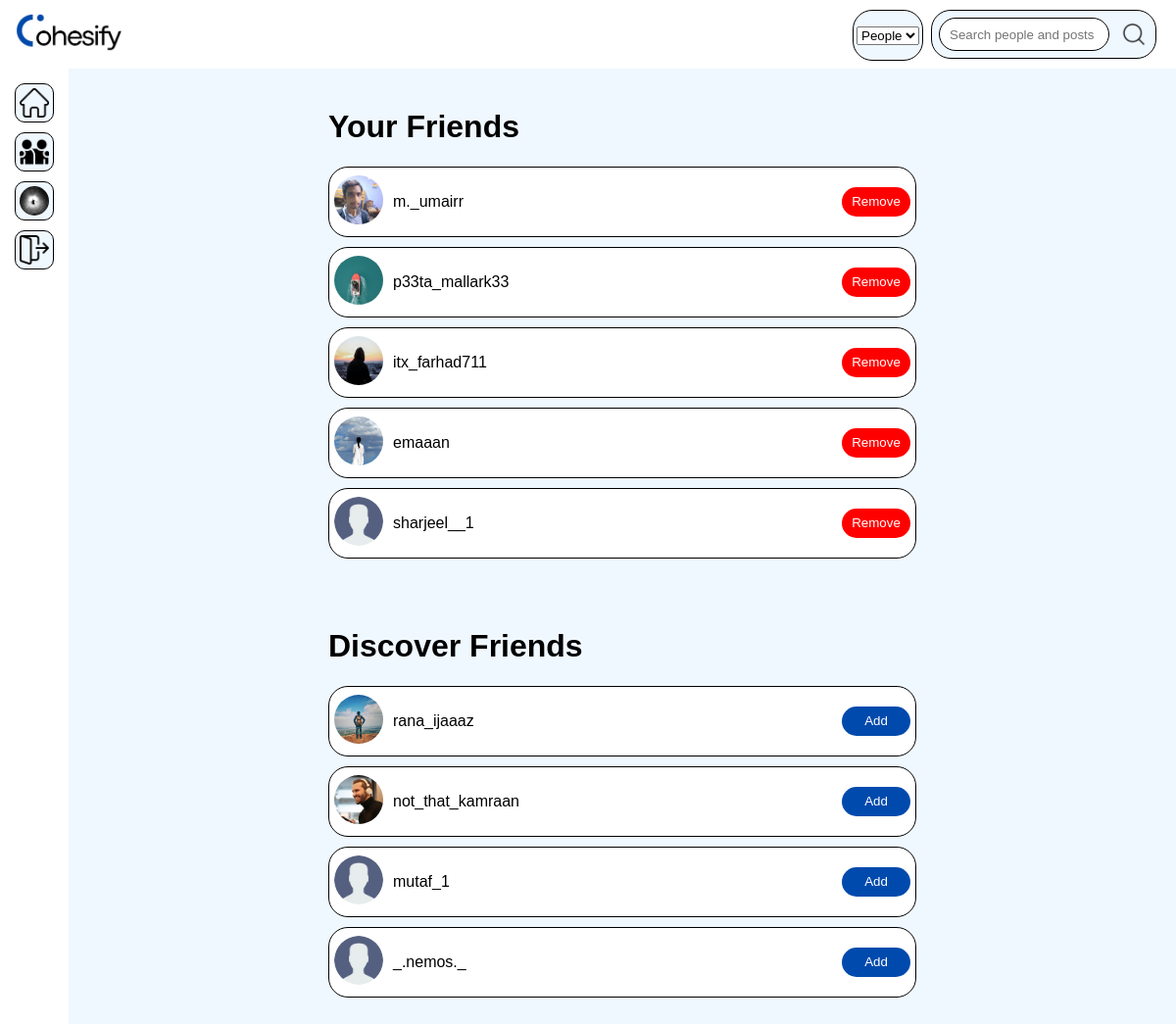
Page /friends/ (signed in) on the committed database.
### cohesify/models.py (models this page shows, shortened)
class User(AbstractUser):
    friends = models.ManyToManyField("self", symmetrical=True, blank=True)
    profile_picture = models.ImageField(
        upload_to="cohesify/profile_pictures/",
        default="cohesify/default_content/default_profile_picture.png",
        blank=True
    )
    @property
    def trimmed_firstname(self):
        name = self.first_name
        if len(name) > 5:
            name = self.first_name[:5] + "..."
        return name

### cohesify/views.py (the view, shortened to what this page needs)
# urls.py: path("friends/", views.friends, name="friends"),
@login_required(login_url="login")
def friends(request):
    all_users = models.User.objects.all()
    friends_arr = request.user.friends.all()
    to_discover = []
    for u in all_users:
        if u.username != request.user.username:
            if u not in friends_arr:
                to_discover.append(u)
    if request.method == "GET":
        sorting_value = request.GET.get("filter")
        if sorting_value == "ascending":
            friends_arr = request.user.friends.order_by("username")
            sorting.quick_sort(to_discover, 0, len(to_discover) - 1) # quicksort
        elif sorting_value == "descending":
            friends_arr = request.user.friends.order_by("-username")
            sorting.quick_sort_descending(to_discover, 0, len(to_discover) - 1) # quicksort
    return render(request, "cohesify/friends.html", {
        "friends_selected": True,
        "friends": friends_arr,
        "to_discover": to_discover
    })

### cohesify/templates/cohesify/friends.html (shortened to what this page needs)
{% extends "cohesify/layout.html" %}
{% block body %}
<div id="screen">
    {% if friends %}
        <div id="friends-container">
            <h1>Your Friends&nbsp;&nbsp;&nbsp;&nbsp;&nbsp;&nbsp;&nbsp;</h1>
            <div>
                {% for friend in friends %}
                    <div class="user-card">
                        <div class="profile-picture">
                            <img src="{{ friend.profile_picture.url }}" alt="Pic">
                        </div>
                        <div class="username">{{ friend.username }}</div>
                        <form action="{% url 'friends' %}" method="post">
                            <input id="remove_friend_button" class="remove_friend_button" type="submit" value="Remove">
                        </form>
                    </div>
                {% endfor %}
            </div>
        </div>
    {% endif %}
    <div id="discover-container">
        <h1>Discover Friends</h1>
        <div>
            {% for u in to_discover %}
                <div class="user-card">
                    <div class="profile-picture">
                        <img src="{{ u.profile_picture.url }}" alt="Pic">
                    </div>
                    <div class="username">{{ u.username }}</div>
                    <form action="{% url 'friends' %}" method="post">
                            <input type="submit" value="Add" id="add_friend_button" class="add_friend_button">
                    </form>
                </div>
            {% endfor %}
        </div>
    </div>
</div>
{% endblock %}

### cohesify/templates/cohesify/layout.html (shortened to what this page needs)
{% load static %}
<!DOCTYPE html>
<html>
    <head>
        <link rel="stylesheet" href="{% static 'cohesify/css/styles.css' %}">
    </head>
    <body>
        <div id="main-container">
            <div id="header-bar">
                <div id="logo" data-redirect-link="{% url 'index' %}">
                    <img src="{% static 'cohesify/images/cohesify_icon.png' %}" alt="Cohesify">
                </div>
                <div></div>
                <div id="filter-div">
                    {% if friends_selected %}
                        <form id="filter_form" action="{% url 'friends' %}">
                            <select name="filter">
                                <option value="">People</option>
                            </select>
                        </form>
                    {% endif %}
                </div>
                <div id="search-bar">
                    <form action="{% url 'search' %}">
                        <input id="search_bar_keyword" type="text" name="keyword" placeholder="Search people and posts">
                        <button id="search_bar_submit" type="submit">
                            {% if search_selected %}
                                <img src="{% static 'cohesify/images/search_selected_icon.png' %}" alt="Search">
                            {% else %}
                                <img src="{% static 'cohesify/images/search_icon.png' %}" alt="Search">
                            {% endif %}
                        </button>
                    </form>
                </div>
            </div>
            <div class="content">
                <div id="side-bar">
                    <div id="button-section">
                        <button class="side-bar-button" id="home_button" data-redirect-link="{% url 'index' %}">
                            {% if home_selected %}
                                <img src="{% static 'cohesify/images/home_selected_icon.png' %}" alt="Home">
                            {% else %}
                                <img src="{% static 'cohesify/images/home_icon.png' %}" alt="Home">
                            {% endif %}
                        </button>
                        <button class="side-bar-button" id="friends_button" data-redirect-link="{% url 'friends' %}">
                            {% if friends_selected %}
                                <img src="{% static 'cohesify/images/friends_selected_icon.png' %}" alt="Filter">
                            {% else %}
                                <img src="{% static 'cohesify/images/friends_icon.png' %}" alt="Friends">
                            {% endif %}
                        </button>
                        <button class="side-bar-button" id="profile_button" data-redirect-link="{% url 'profile' %}">
                            {% if profile_selected %}
                                <img src="{% static 'cohesify/images/profile_selected_icon.png' %}" alt="Profile">
                            {% else %}
                                <img class="side-bar-profile-pic" src="{{ user.profile_picture.url }}" alt="Profile">
                            {% endif %}
                        </button>
                        <button class="side-bar-button" id="logout_button" data-logout-url="{% url 'logout' %}">
                            <img src="{% static 'cohesify/images/logout_icon.png' %}" alt="Logout">
                        </button>
                    </div>
                </div>
                <div id="main-screen">
                    {% block body %}
                    {% endblock %}
                </div>
            </div>
        </div>
    </body>
</html>

### cohesify/static/cohesify/css/styles.css (style rules this page uses)
html, body { height: 100%; width: 100%; padding: 0px; margin: 0px; font-family: Arial; }
#main-container { width: 100%; min-height: 100vh; display: flex; flex-direction: column; }
#header-bar { position: sticky; top: 0; background-color: white; width: auto; height: 50px; display: grid; padding: 10px; padding-left: 20px; padding-right: 20px; }
#search-bar { border-radius: 20px; background-color: aliceblue; border: 1px solid black; display: flex; justify-content: center; align-items: center; }
#search-bar form { display: flex; justify-content: center; align-items: center; }
#search-bar input[type="text"] { width: 160px; height: 30px; border-radius: 20px; border: 1px solid black; margin-left: 10px; margin-right: 10px; padding-left: 10px; background-color: white; }
#search-bar button { width: 30px; margin-right: 10px; border-radius: 20px; border: none; display: flex; flex-wrap: wrap; justify-content: center; align-items: center; background-color: aliceblue; cursor: pointer; }
#search-bar img { width: 30px; height: 30px; }
#logo { justify-self: center; align-self: center; cursor: pointer; }
#logo > img { width: 110px; height: 40px; }
#filter_form, #filter_form option { height: 100%; border-radius: 20px; border: 1px solid black; background-color: aliceblue; display: flex; justify-content: center; align-items: center; cursor: pointer; }
.content { width: auto; flex: 1; background-color: aliceblue; display: grid; grid-template-columns: 70px auto; transition: grid-template-columns 0.3s ease; height: auto; }
#side-bar { padding-top: 5px; padding-right: 20px; padding-left: 20px; display: flex; flex-wrap: wrap; justify-content: center; background-color: white; }
#button-section { position: fixed; }
.side-bar-button { margin-top: 10px; margin-bottom: 10px; width: 40px; height: 40px; border-radius: 10px; background-color: aliceblue; border: 1px solid black; cursor: pointer; display: flex; justify-content: center; align-items: center; overflow: hidden; transition: width 0.3s ease; }
.side-bar-button > img { width: 30px; height: 30px; }
.side-bar-profile-pic { border-radius: 100%; }
.user-card { border: 1px solid black; height: 60px; display: grid; grid-template-columns: 60px auto 70px; margin-bottom: 10px; padding: 5px; align-items: center; background-color: white; border-radius: 20px; }
.user-card > div, .user-card > button { justify-content: center; align-items: center; }
.user-card input[type="submit"] { height: 30px; width: 70px; border-radius: 20px; border: none; cursor: pointer; }
.remove_friend_button { background-color: red; color: white; }
.add_friend_button { background-color: #004aad; color: white; }
.profile-picture > img { width: 50px; height: 50px; border-radius: 100%; }

### cohesify/templates/cohesify/friends.html (style rules this page uses)
#header-bar { grid-template-columns: 100px auto 80px 230px; }
#filter_form, #filter_form option { width: 70px; }
#screen { width: 100%; display: flex; flex-wrap: wrap; align-items: center; flex-direction: column; }
#friends-container, #discover-container { height: auto; border-radius: 20px; padding: 10px; margin-top: 10px; margin-bottom: 10px; }
@media (min-width: 900px) { #friends-container, #discover-container { width: 600px; } }

### rows in the picture
User: profile_picture (picture)
User: profile_picture (picture), username "m._umairr"
User: profile_picture (picture), username "p33ta_mallark33"
User: profile_picture (picture), username "itx_farhad711"
User: profile_picture (picture), username "emaaan"
User: profile_picture (placeholder picture), username "sharjeel__1"
User: profile_picture (picture), username "rana_ijaaaz"
User: profile_picture (picture), username "not_that_kamraan"
User: profile_picture (placeholder picture), username "mutaf_1"
User: profile_picture (placeholder picture), username "_.nemos._"
